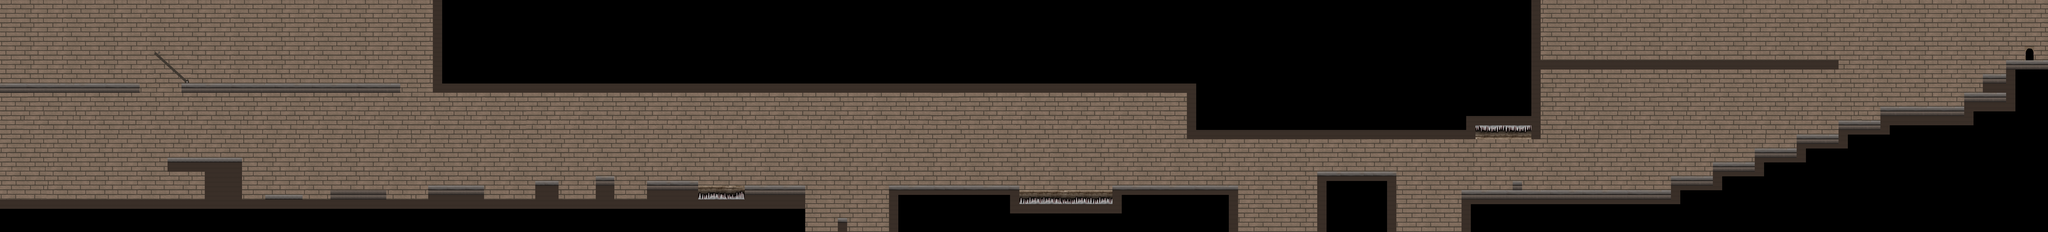

The image is a tile-based game level rendered from a .tmx file. Its description and source (layers, tilesets, objects; grid data summarised) follow:
An orthogonal 440x50 tile map with 32x32 px tiles, 2 tile layers (background-tiles, wall-tiles), 3 tilesets and 39 objects.

<map version="1.0" orientation="orthogonal" renderorder="right-down" width="440" height="50" tilewidth="32" tileheight="32" nextobjectid="187">
 <tileset firstgid="1" name="tilesetHouse" tilewidth="32" tileheight="32" tilecount="117" columns="9">
  <image source="tilesetHouse.png" width="288" height="416" />
 </tileset>
 <tileset firstgid="118" name="lighterTile2" tilewidth="32" tileheight="32" tilecount="1040" columns="40">
  <image source="lighterBrick_Stage2.png" width="1280" height="832" />
 </tileset>
 <tileset firstgid="1158" name="houseDark" tilewidth="32" tileheight="32" tilecount="117" columns="9">
  <image source="tilesetHouseDark.png" width="288" height="416" />
 </tileset>
 <layer name="background-tiles" width="440" height="50">
  <data>[22000 cells, 12438 non-empty, 218 distinct tile ids]</data>
 </layer>
 <layer name="wall-tiles" width="440" height="50">
  <data>[22000 cells, 2317 non-empty, 71 distinct tile ids]</data>
 </layer>
 <objectgroup name="spike-rectangles">
  <object id="140" x="4809" y="1360" width="299" height="7" />
  <object id="163" x="7012" y="1394" width="630" height="20" />
  <object id="172" x="10152" y="868" width="364" height="10" />
 </objectgroup>
 <objectgroup name="goal-rectangle">
  <object id="135" x="13904" y="29" width="154" height="380" />
 </objectgroup>
 <objectgroup name="wall-rectangles">
  <object id="131" x="0" y="3" width="8" height="1594" />
  <object id="132" x="10" y="0" width="14070" height="7" />
  <object id="133" x="14073" y="10" width="6" height="416" />
  <object id="139" x="10" y="1377" width="5526" height="214" />
  <object id="147" x="8" y="578.667" width="947.333" height="58.6667" />
  <object id="149" x="1250" y="576" width="1504" height="60" />
  <object id="150" x="1152" y="1096" width="252" height="88" />
  <object id="151" x="1408" y="1098" width="252" height="272" />
  <object id="152" x="1824" y="1350" width="252" height="26" />
  <object id="153" x="2273" y="1316" width="378" height="56" />
  <object id="154" x="2948" y="1284" width="378" height="84" />
  <object id="155" x="4452" y="1250" width="350" height="124" />
  <object id="156" x="3682" y="1246" width="154" height="124" />
  <object id="157" x="4102" y="1216" width="120" height="158" />
  <object id="160" x="5120" y="1286" width="416" height="88" />
  <object id="161" x="6112" y="1282" width="894" height="310" />
  <object id="162" x="7648" y="1282" width="858" height="314" />
  <object id="165" x="2976" y="16" width="64" height="616" />
  <object id="166" x="3044" y="572" width="5120" height="60" />
  <object id="168" x="8164" y="10.6667" width="1977.33" height="945.333" />
  <object id="169" x="9060" y="1184" width="537.333" height="408" />
  <object id="171" x="10530" y="12" width="62" height="946" />
  <object id="173" x="5766" y="1506" width="56" height="90" />
  <object id="174" x="10050" y="1318" width="1436.67" height="278" />
  <object id="175" x="10400.7" y="1250.67" width="63.3333" height="61.3333" />
  <object id="176" x="11488" y="1222" width="286" height="94" />
  <object id="177" x="11776" y="1122" width="288" height="96" />
  <object id="178" x="12066" y="1028" width="286" height="98" />
  <object id="179" x="12356" y="932" width="286" height="102" />
  <object id="180" x="12644" y="836" width="276" height="116" />
  <object id="181" x="12924" y="738" width="580" height="122" />
  <object id="182" x="10598" y="418" width="2040" height="60" />
  <object id="183" x="13790" y="422" width="284" height="1166" />
  <object id="184" x="13506" y="644" width="286" height="120" />
  <object id="185" x="13632" y="510" width="160" height="128" />
 </objectgroup>
</map>
